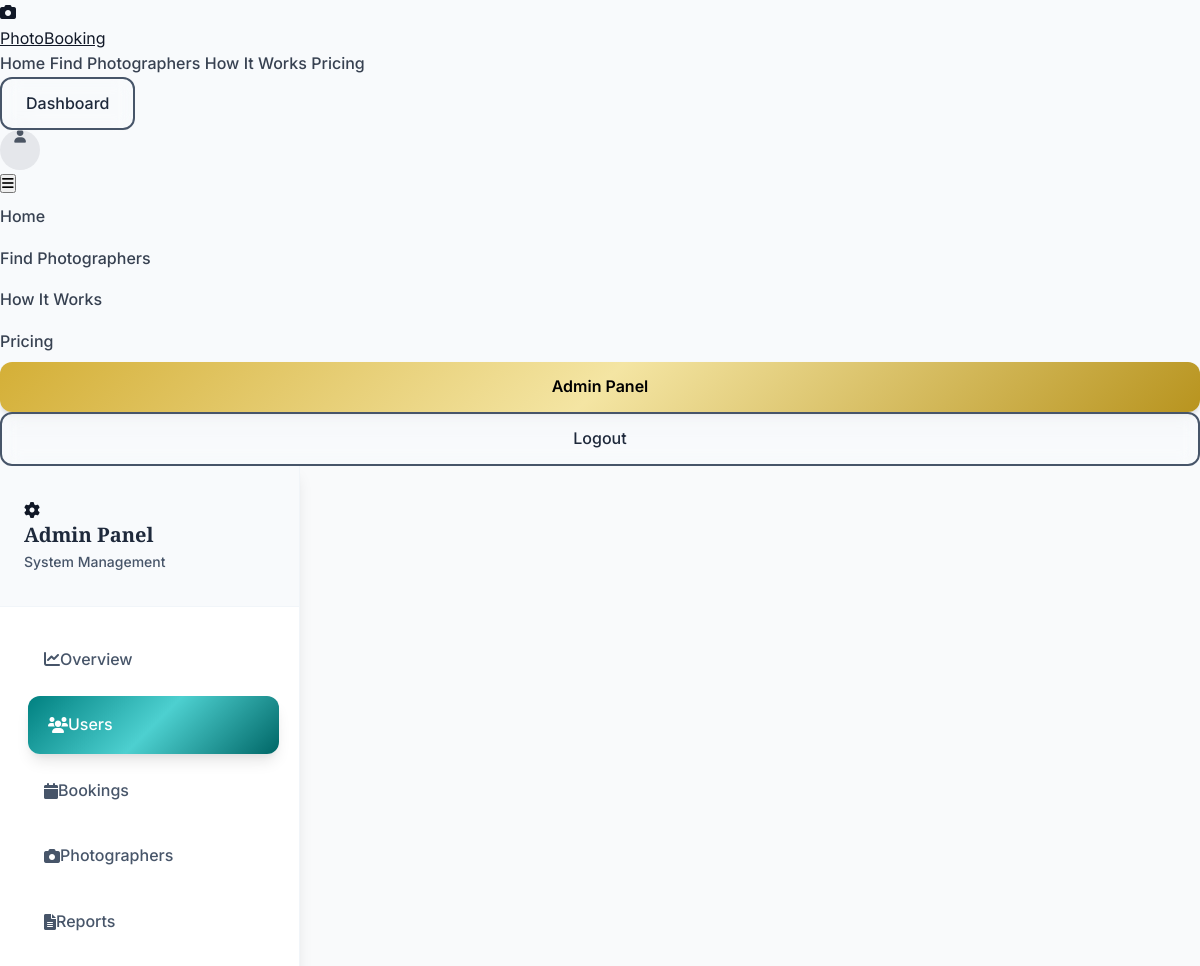
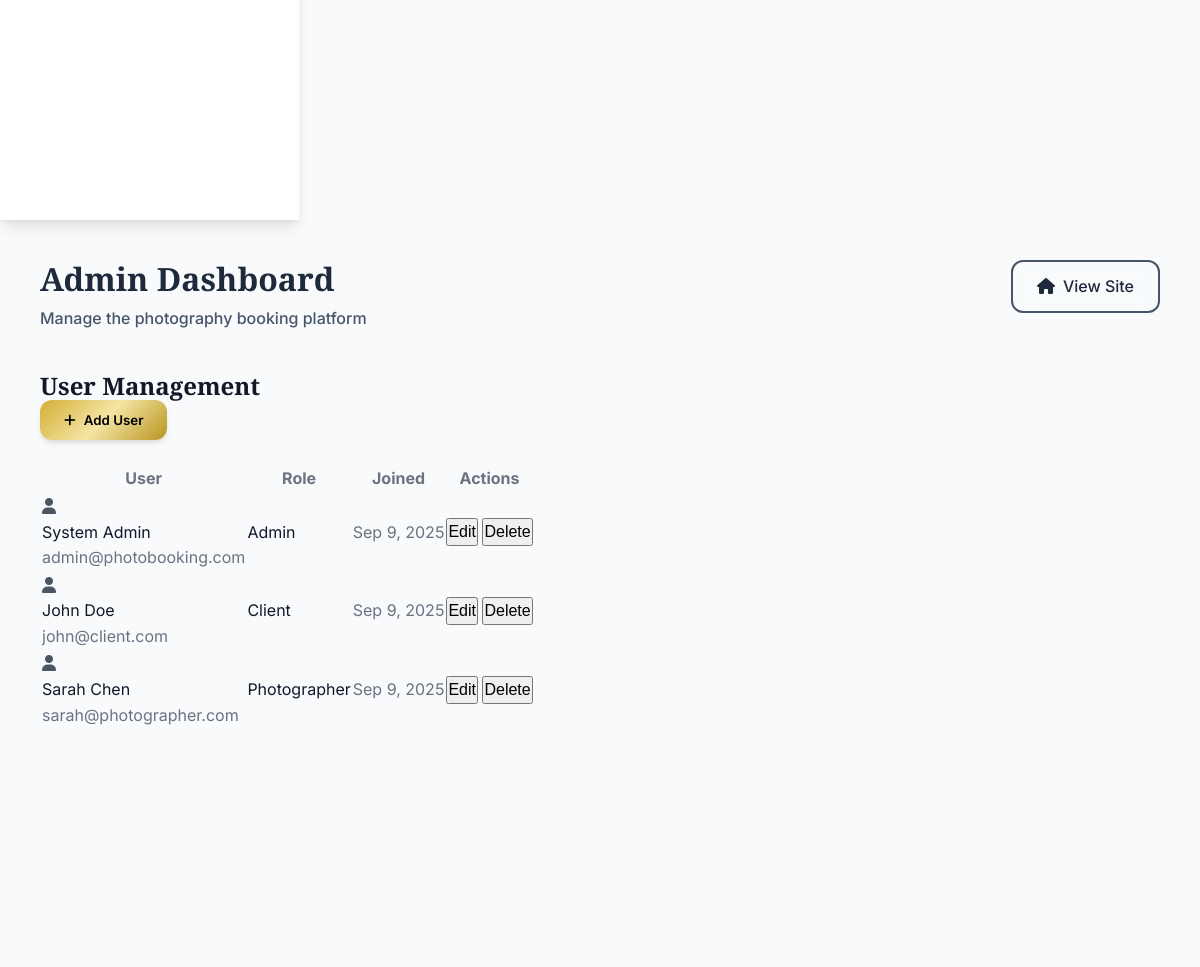
The page /?page=admin-dashboard&tab=users (signed in) on the database its author committed (2 pictures, top to bottom).
### tables this page shows
CREATE TABLE users (
    id INT PRIMARY KEY AUTO_INCREMENT,
    email VARCHAR(255) UNIQUE NOT NULL,
    password VARCHAR(255) NOT NULL,
    role ENUM('client', 'photographer', 'admin') NOT NULL,
    first_name VARCHAR(100) NOT NULL,
    last_name VARCHAR(100) NOT NULL,
    phone VARCHAR(20),
    created_at TIMESTAMP DEFAULT CURRENT_TIMESTAMP,
    updated_at TIMESTAMP DEFAULT CURRENT_TIMESTAMP ON UPDATE CURRENT_TIMESTAMP
);

### public/admin-dashboard.php (the view, shortened to what this page needs)
<?php
require_once '../config/db.php';
$total_users = $pdo->query("SELECT COUNT(*) FROM users")->fetchColumn();
$total_clients = $pdo->query("SELECT COUNT(*) FROM clients")->fetchColumn();
$total_photographers = $pdo->query("SELECT COUNT(*) FROM photographers")->fetchColumn();
$total_bookings = $pdo->query("SELECT COUNT(*) FROM bookings")->fetchColumn();
$recent_users = $pdo->query("
    SELECT u.id, u.first_name, u.last_name, u.email, u.role, u.created_at
    FROM users u
    ORDER BY u.created_at DESC
    LIMIT 5
")->fetchAll(PDO::FETCH_ASSOC);
$recent_bookings = $pdo->query("
    SELECT b.id, b.event_type, b.status, b.created_at,
           u.first_name, u.last_name,
           p.first_name as photographer_first, p.last_name as photographer_last
    FROM bookings b
    JOIN clients c ON b.client_id = c.id
    JOIN users u ON c.user_id = u.id
    JOIN photographers ph ON b.photographer_id = ph.id
    JOIN users p ON ph.user_id = p.id
    ORDER BY b.created_at DESC
    LIMIT 5
")->fetchAll(PDO::FETCH_ASSOC);
$active_tab = $_GET['tab'] ?? 'overview';
?>
<div class="min-h-screen bg-gray-50">
    <div class="flex w-full">
        <div class="dashboard-sidebar">
            <div class="sidebar-header">
                <div class="flex items-center space-x-3">
                    <div class="w-10 h-10 bg-gradient-to-r from-red-500 to-pink-500 rounded-full flex items-center justify-center">
                        <i class="fas fa-cog text-white"></i>
                    </div>
                    <div>
                        <h2 class="sidebar-title">Admin Panel</h2>
                        <p class="sidebar-subtitle">System Management</p>
                    </div>
                </div>
            </div>
            <div class="sidebar-menu">
                <a href="?page=admin-dashboard&tab=overview" class="sidebar-item <?php echo $active_tab === 'overview' ? 'active' : ''; ?>">
                    <i class="fas fa-chart-line mr-3"></i>
                    Overview
                </a>
                <a href="?page=admin-dashboard&tab=users" class="sidebar-item <?php echo $active_tab === 'users' ? 'active' : ''; ?>">
                    <i class="fas fa-users mr-3"></i>
                    Users
                </a>
                <a href="?page=admin-dashboard&tab=bookings" class="sidebar-item <?php echo $active_tab === 'bookings' ? 'active' : ''; ?>">
                    <i class="fas fa-calendar mr-3"></i>
                    Bookings
                </a>
                <a href="?page=admin-dashboard&tab=photographers" class="sidebar-item <?php echo $active_tab === 'photographers' ? 'active' : ''; ?>">
                    <i class="fas fa-camera mr-3"></i>
                    Photographers
                </a>
                <a href="?page=admin-dashboard&tab=reports" class="sidebar-item <?php echo $active_tab === 'reports' ? 'active' : ''; ?>">
                    <i class="fas fa-file-alt mr-3"></i>
                    Reports
                </a>
            </div>
        </div>
        <div class="dashboard-main">
            <div class="dashboard-header">
                <div>
                    <h1 class="dashboard-title">Admin Dashboard</h1>
                    <p class="dashboard-subtitle">Manage the photography booking platform</p>
                </div>
                <a href="?page=landing" class="btn btn-outline">
                    <i class="fas fa-home mr-2"></i>
                    View Site
                </a>
            </div>
            <?php if ($active_tab === 'overview'): ?>
            <div class="dashboard-content fade-in-up">
                <div class="grid grid-cols-1 md:grid-cols-2 lg:grid-cols-4 gap-6 mb-8">
                    <div class="bg-white p-6 rounded-lg shadow-sm border">
                        <div class="flex items-center">
                            <div class="p-2 bg-blue-100 rounded-lg">
                                <i class="fas fa-users text-blue-600 text-xl"></i>
                            </div>
                            <div class="ml-4">
                                <p class="text-sm font-medium text-gray-600">Total Users</p>
                                <p class="text-2xl font-bold text-gray-900"><?php echo $total_users; ?></p>
                            </div>
                        </div>
                    </div>
                    <div class="bg-white p-6 rounded-lg shadow-sm border">
                        <div class="flex items-center">
                            <div class="p-2 bg-green-100 rounded-lg">
                                <i class="fas fa-user-friends text-green-600 text-xl"></i>
                            </div>
                            <div class="ml-4">
                                <p class="text-sm font-medium text-gray-600">Clients</p>
                                <p class="text-2xl font-bold text-gray-900"><?php echo $total_clients; ?></p>
                            </div>
                        </div>
                    </div>
                    <div class="bg-white p-6 rounded-lg shadow-sm border">
                        <div class="flex items-center">
                            <div class="p-2 bg-purple-100 rounded-lg">
                                <i class="fas fa-camera text-purple-600 text-xl"></i>
                            </div>
                            <div class="ml-4">
                                <p class="text-sm font-medium text-gray-600">Photographers</p>
                                <p class="text-2xl font-bold text-gray-900"><?php echo $total_photographers; ?></p>
                            </div>
                        </div>
                    </div>
                    <div class="bg-white p-6 rounded-lg shadow-sm border">
                        <div class="flex items-center">
                            <div class="p-2 bg-orange-100 rounded-lg">
                                <i class="fas fa-calendar text-orange-600 text-xl"></i>
                            </div>
                            <div class="ml-4">
                                <p class="text-sm font-medium text-gray-600">Bookings</p>
                                <p class="text-2xl font-bold text-gray-900"><?php echo $total_bookings; ?></p>
                            </div>
                        </div>
                    </div>
                </div>
                <div class="grid grid-cols-1 lg:grid-cols-2 gap-6">
                    <div class="bg-white p-6 rounded-lg shadow-sm border">
                        <h3 class="text-lg font-semibold text-gray-900 mb-4">Recent Users</h3>
                        <div class="space-y-3">
                            <?php foreach ($recent_users as $user): ?>
                            <div class="flex items-center justify-between">
                                <div class="flex items-center">
                                    <div class="w-8 h-8 bg-gray-200 rounded-full flex items-center justify-center">
                                        <i class="fas fa-user text-gray-600 text-sm"></i>
                                    </div>
                                    <div class="ml-3">
                                        <p class="text-sm font-medium text-gray-900">
                                            <?php echo htmlspecialchars($user['first_name'] . ' ' . $user['last_name']); ?>
                                        </p>
                                        <p class="text-xs text-gray-500"><?php echo htmlspecialchars($user['email']); ?></p>
                                    </div>
                                </div>
                                <span class="px-2 py-1 text-xs rounded-full <?php echo $user['role'] === 'admin' ? 'bg-red-100 text-red-800' : ($user['role'] === 'photographer' ? 'bg-purple-100 text-purple-800' : 'bg-blue-100 text-blue-800'); ?>">
                                    <?php echo ucfirst($user['role']); ?>
                                </span>
                            </div>
                            <?php endforeach; ?>
                        </div>
                    </div>
                    <div class="bg-white p-6 rounded-lg shadow-sm border">
                        <h3 class="text-lg font-semibold text-gray-900 mb-4">Recent Bookings</h3>
                        <div class="space-y-3">
                            <?php foreach ($recent_bookings as $booking): ?>
                            <div class="flex items-center justify-between">
                                <div class="flex-1">
                                    <p class="text-sm font-medium text-gray-900">
                                        <?php echo htmlspecialchars($booking['event_type']); ?>
                                    </p>
                                    <p class="text-xs text-gray-500">
                                        <?php echo htmlspecialchars($booking['first_name'] . ' ' . $booking['last_name']); ?> →
                                        <?php echo htmlspecialchars($booking['photographer_first'] . ' ' . $booking['photographer_last']); ?>
                                    </p>
                                </div>
                                <span class="px-2 py-1 text-xs rounded-full <?php echo $booking['status'] === 'confirmed' ? 'bg-green-100 text-green-800' : 'bg-yellow-100 text-yellow-800'; ?>">
                                    <?php echo ucfirst($booking['status']); ?>
                                </span>
                            </div>
                            <?php endforeach; ?>
                        </div>
                    </div>
                </div>
            </div>
            <?php elseif ($active_tab === 'users'): ?>
            <div class="dashboard-content fade-in-up">
                <div class="flex justify-between items-center mb-6">
                    <h2 class="text-2xl font-bold text-gray-900">User Management</h2>
                    <button class="btn btn-primary">
                        <i class="fas fa-plus mr-2"></i>
                        Add User
                    </button>
                </div>
                <div class="bg-white rounded-lg shadow-sm border overflow-hidden">
                    <table class="min-w-full divide-y divide-gray-200">
                        <thead class="bg-gray-50">
                            <tr>
                                <th class="px-6 py-3 text-left text-xs font-medium text-gray-500 uppercase tracking-wider">User</th>
                                <th class="px-6 py-3 text-left text-xs font-medium text-gray-500 uppercase tracking-wider">Role</th>
                                <th class="px-6 py-3 text-left text-xs font-medium text-gray-500 uppercase tracking-wider">Joined</th>
                                <th class="px-6 py-3 text-left text-xs font-medium text-gray-500 uppercase tracking-wider">Actions</th>
                            </tr>
                        </thead>
                        <tbody class="bg-white divide-y divide-gray-200">
                            <?php
                            $all_users = $pdo->query("SELECT * FROM users ORDER BY created_at DESC")->fetchAll(PDO::FETCH_ASSOC);
                            foreach ($all_users as $user):
                            ?>
                            <tr>
                                <td class="px-6 py-4 whitespace-nowrap">
                                    <div class="flex items-center">
                                        <div class="w-8 h-8 bg-gray-200 rounded-full flex items-center justify-center">
                                            <i class="fas fa-user text-gray-600 text-sm"></i>
                                        </div>
                                        <div class="ml-3">
                                            <div class="text-sm font-medium text-gray-900">
                                                <?php echo htmlspecialchars($user['first_name'] . ' ' . $user['last_name']); ?>
                                            </div>
                                            <div class="text-sm text-gray-500"><?php echo htmlspecialchars($user['email']); ?></div>
                                        </div>
                                    </div>
                                </td>
                                <td class="px-6 py-4 whitespace-nowrap">
                                    <span class="px-2 py-1 text-xs rounded-full <?php echo $user['role'] === 'admin' ? 'bg-red-100 text-red-800' : ($user['role'] === 'photographer' ? 'bg-purple-100 text-purple-800' : 'bg-blue-100 text-blue-800'); ?>">
                                        <?php echo ucfirst($user['role']); ?>
                                    </span>
                                </td>
                                <td class="px-6 py-4 whitespace-nowrap text-sm text-gray-500">
                                    <?php echo date('M j, Y', strtotime($user['created_at'])); ?>
                                </td>
                                <td class="px-6 py-4 whitespace-nowrap text-sm font-medium">
                                    <button class="text-indigo-600 hover:text-indigo-900 mr-3">Edit</button>
                                    <button class="text-red-600 hover:text-red-900">Delete</button>
                                </td>
                            </tr>
                            <?php endforeach; ?>
                        </tbody>
                    </table>
                </div>
            </div>
            <?php endif; ?>
        </div>
    </div>
</div>

### rows shown on the page
users: first_name+last_name "System Admin", email "admin@photobooking.com", role "Admin", created_at "Sep 9, 2025"
users: first_name+last_name "John Doe", email "john@client.com", role "Client", created_at "Sep 9, 2025"
users: first_name+last_name "Sarah Chen", email "sarah@photographer.com", role "Photographer", created_at "Sep 9, 2025"
